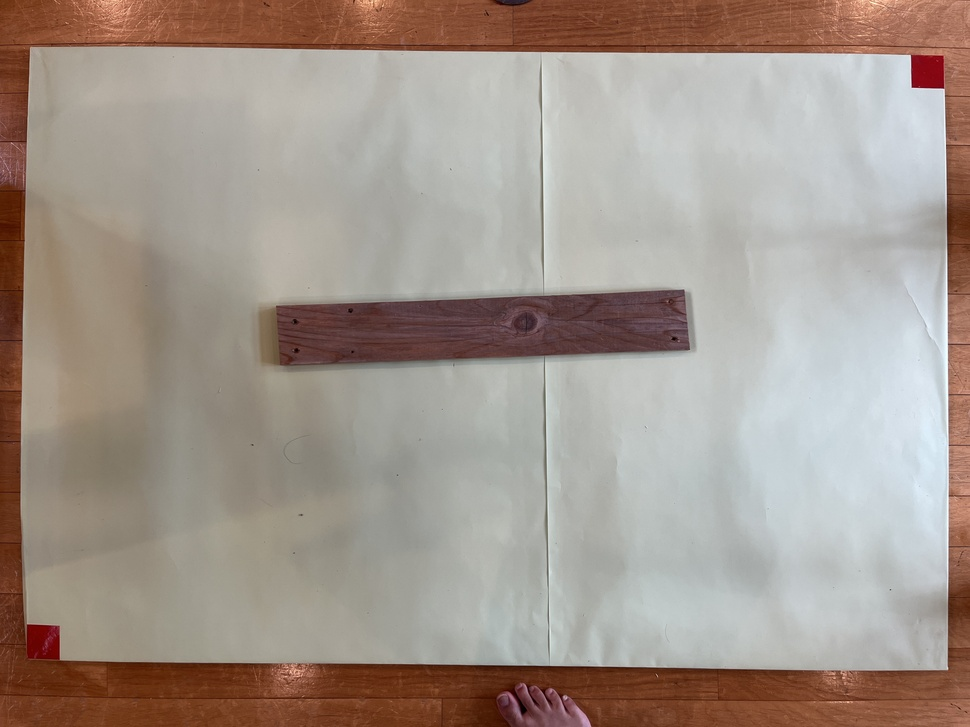
#> input picture nfts/images/49.JPG, 970 x 727 px, shrunk from 4032 x 3024 before the run, found by its file name
$ python background-removal-script.py
#> lines starting #> are read from the running program, lines starting #| are printed output that depends on the picture; after the words box and inside, x2 and y2 are one past the last pixel; in counts of white or black regions, pixels touching at a corner belong together
import cv2
import numpy as np

def extract_wood(image_path, output_path):
    # 画像を読み込む
#> called with output_path = 'output.png'
    image = cv2.imread(image_path)
#> image is the input picture: shape (727, 970, 3); mean B, G, R 141.4, 150.6, 162.8

    # 赤色のマーカーを検出
    hsv = cv2.cvtColor(image, cv2.COLOR_BGR2HSV)
#> hsv: shape (727, 970, 3); mean H, S, V 41.5, 49.7, 165.1
    lower_red = np.array([0, 120, 70])
    upper_red = np.array([10, 255, 255])
    mask_red = cv2.inRange(hsv, lower_red, upper_red)
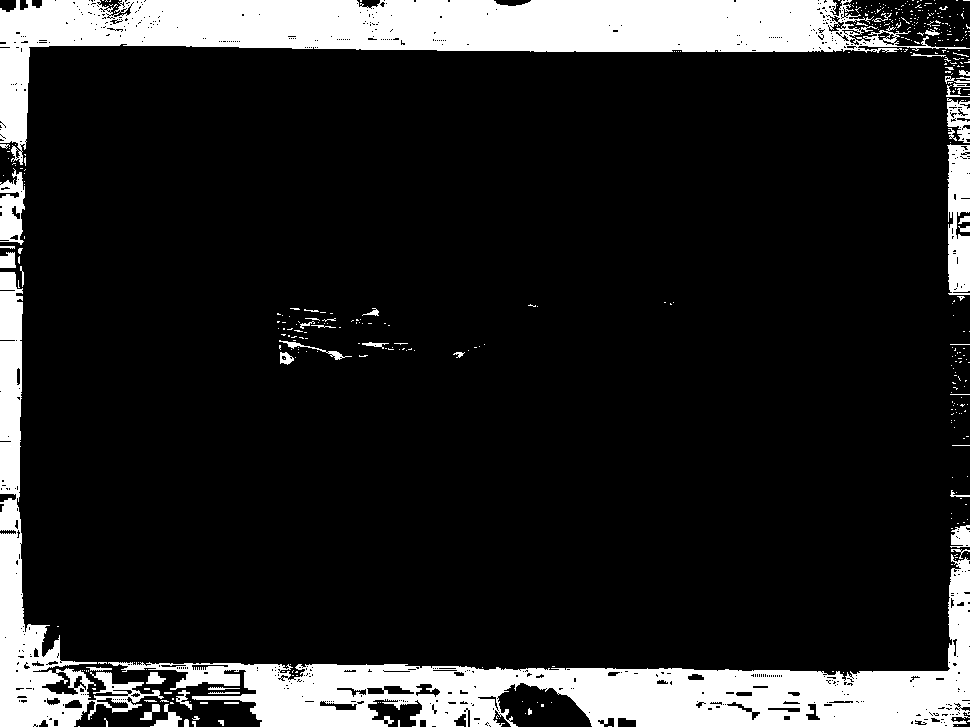
#> mask_red: shape (727, 970); 15.1% white; 426 white regions (375 under 20 px)

    # マーカーの輪郭を見つける
    contours, _ = cv2.findContours(mask_red, cv2.RETR_EXTERNAL, cv2.CHAIN_APPROX_SIMPLE)
#> contours = 423 contours, 393 with area under 20; largest, box (x1, y1, x2, y2) and area: (0, 0, 970, 165) 43592, (108, 554, 970, 727) 40143, (0, 272, 164, 727) 14737, (947, 144, 970, 295) 2621, (0, 168, 25, 245) 1212

    if len(contours) >= 2:
        # 面積順に上位2つの輪郭を選択
        largest_contours = sorted(contours, key=cv2.contourArea, reverse=True)[:2]
#> largest_contours = 2 contours; box (x1, y1, x2, y2) and area: (0, 0, 970, 165) 43592, (108, 554, 970, 727) 40143

        # 2つのマーカーの座標を取得
        coords = [cv2.boundingRect(c) for c in largest_contours]
#> coords = [(0, 0, 970, 165), (108, 554, 862, 173)]

        # バウンディングボックスの座標を計算
        x1 = min(coords[0][0], coords[1][0])
#> x1 = 0
        y1 = min(coords[0][1], coords[1][1])
#> y1 = 0
        x2 = max(coords[0][0] + coords[0][2], coords[1][0] + coords[1][2])
#> x2 = 970
        y2 = max(coords[0][1] + coords[0][3], coords[1][1] + coords[1][3])
#> y2 = 727

        # バウンディングボックスの内側を切り取る
        roi = image[y1:y2, x1:x2]

        # グリーンバックを削除
        hsv_roi = cv2.cvtColor(roi, cv2.COLOR_BGR2HSV)
        lower_green = np.array([40, 40, 40])
        upper_green = np.array([80, 255, 255])
        mask_green = cv2.inRange(hsv_roi, lower_green, upper_green)
#> mask_green: shape (727, 970); every value is 0
        mask_green = cv2.bitwise_not(mask_green)
#> mask_green: shape (727, 970); every value is 255

        # 木材部分のみを抽出
        wood = cv2.bitwise_and(roi, roi, mask=mask_green)

        # アルファチャンネルを追加（透明な背景）
        b, g, r = cv2.split(wood)
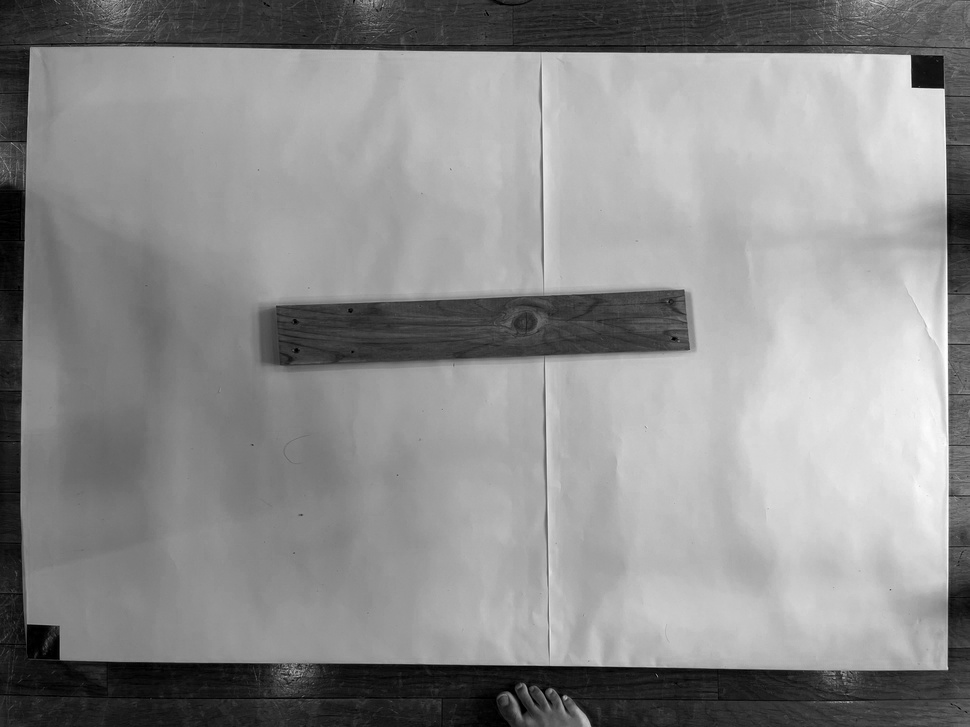
#> b: shape (727, 970); min 0, max 255, mean 141.4
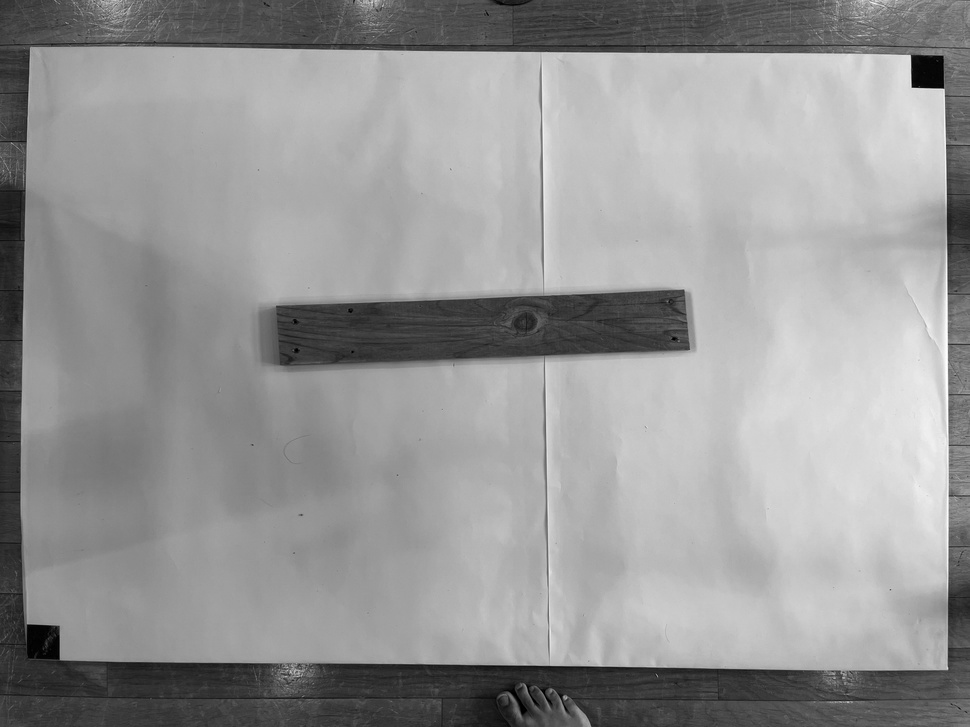
#> g: shape (727, 970); min 0, max 255, mean 150.6
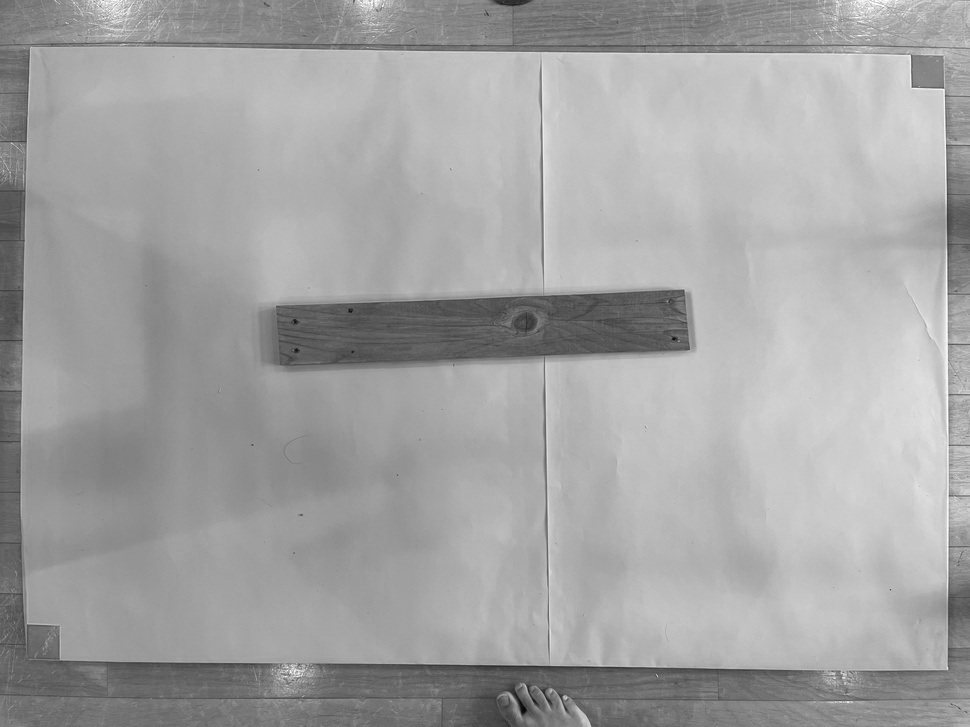
#> r: shape (727, 970); min 4, max 255, mean 162.8
        alpha = mask_green
        wood_rgba = cv2.merge((b, g, r, alpha))

        # 結果を保存（PNG形式）
        cv2.imwrite(output_path, wood_rgba)
        print(f"処理が完了しました。結果は {output_path} に保存されました。")
    else:
        print("2つの赤いマーカーが見つかりませんでした。")

# 使用例
input_image = '/home/sakiya03/デスクトップ/self_dev/WoodNFT/webar-project/nfts/images/49.JPG'
output_image = 'output.png'
extract_wood(input_image, output_image)
